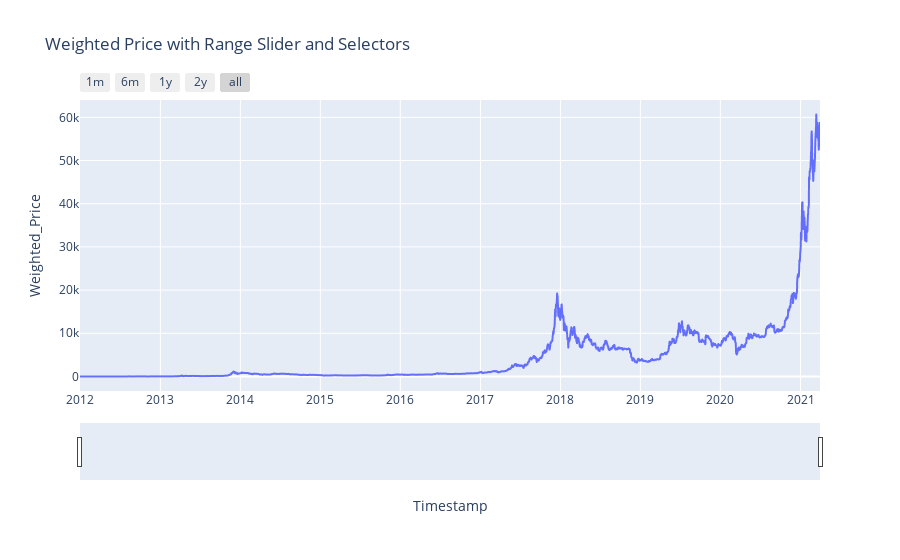

The notebook cell saved with this chart:
### Markdown cell above
PLOT 5

### Code cell
BTC_N = BTC_DF.resample("24H").mean() #daily resampling
BTC_N = fill_missing(BTC_N)
BTC_N.reset_index(inplace=True)
fig = px.line(BTC_N, x='Timestamp', y='Weighted_Price', title='Weighted Price with Range Slider and Selectors')
fig.update_layout(hovermode="x")

fig.update_xaxes(
    rangeslider_visible=True,
    rangeselector=dict(
        buttons=list([
            dict(count=1, label="1m", step="month", stepmode="backward"),
            dict(count=6, label="6m", step="month", stepmode="backward"),
            dict(count=1, label="1y", step="year", stepmode="backward"),
            dict(count=2, label="2y", step="year", stepmode="backward"),
            dict(step="all")
            
        ])
    )
)
fig.show()

### Figure 1 — Plotly figure (JSON) as saved in the notebook; plotly's stock layout.template omitted (floating-point values rounded to 4 significant figures; data arrays with more than 128 entries replaced by an {"elided": "..."} marker saying what was removed)
{"data": [{"hovertemplate": "Timestamp=%{x}<br>Weighted_Price=%{y}<extra></extra>", "legendgroup": "", "line": {"color": "#636efa", "dash": "solid"}, "marker": {"symbol": "circle"}, "mode": "lines", "name": "", "showlegend": false, "type": "scattergl", "x": {"elided": "3379 str values"}, "xaxis": "x", "y": {"elided": "3379 float values"}, "yaxis": "y"}], "layout": {"hovermode": "x", "legend": {"tracegroupgap": 0}, "title": {"text": "Weighted Price with Range Slider and Selectors"}, "xaxis": {"anchor": "y", "domain": [0, 1], "rangeselector": {"buttons": [{"count": 1, "label": "1m", "step": "month", "stepmode": "backward"}, {"count": 6, "label": "6m", "step": "month", "stepmode": "backward"}, {"count": 1, "label": "1y", "step": "year", "stepmode": "backward"}, {"count": 2, "label": "2y", "step": "year", "stepmode": "backward"}, {"step": "all"}]}, "rangeslider": {"visible": true}, "title": {"text": "Timestamp"}}, "yaxis": {"anchor": "x", "domain": [0, 1], "title": {"text": "Weighted_Price"}}}}
